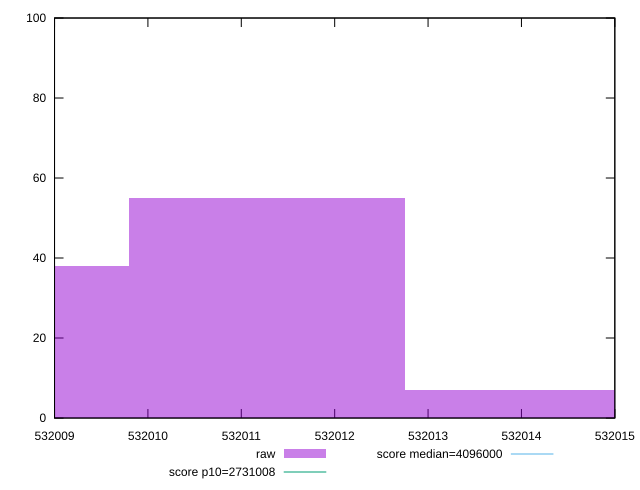

Source code (gnuplot):
reset

$raw <<EOF
532011.2775500162 55
532008.3269805597 38
532014.2281194726 7
EOF

set key outside below
set boxwidth 2.9505694564301983
set xrange [532009:532015]
set yrange [0:100]
set trange [0:100]
set style fill transparent solid 0.5 noborder

set parametric
set terminal svg size 640, 490 enhanced background rgb 'white'
set output "reports/report_00030_2021-02-24T20-42-31.540Z/total-byte-weight/samples/agenda/raw/histogram.svg"

plot $raw title "raw" with boxes, \
     2731008,t title "score p10=2731008", \
     4096000,t title "score median=4096000"

reset
